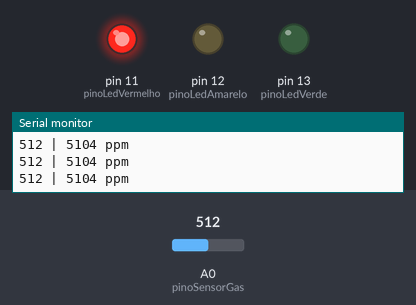
Bench run of a sketch on a simulated Arduino Uno, built with avr-gcc and run on an emulated ATmega328P. Parts: output pins drawn as LEDs (lit = HIGH), the last lines printed to the serial monitor. The inputs (shaded band) are chosen by the test bench; at power-on: A0 (pinoSensorGas) = 512.

Above: at 2.2 s.
2.3 s: A0 (pinoSensorGas) set to 485
At 3.5 s:
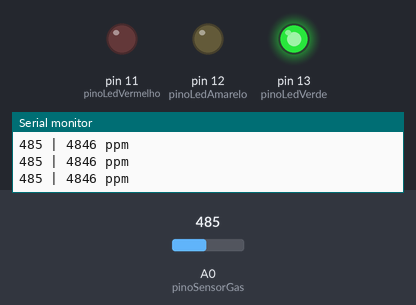
3.8 s: A0 (pinoSensorGas) set to 511
At 4.6 s:
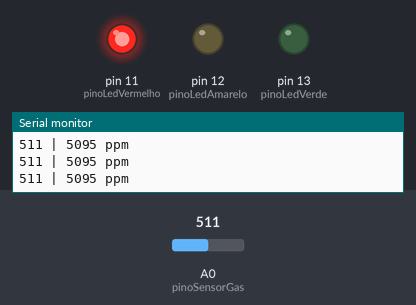
6.8 s: A0 (pinoSensorGas) set to 306
At 7.9 s:
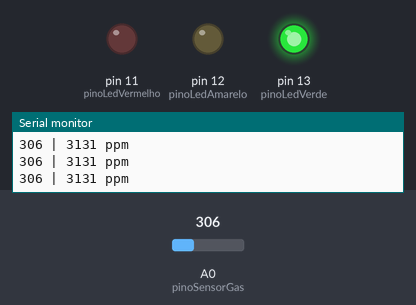
Timing chart, 0 to 9.8 s (numbered marks = the images above; inputs shaded):
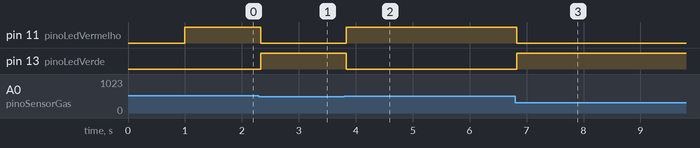

Measured:
- the behaviour switches between 502 and 501 on A0 (pinoSensorGas) (found by bisection; images 0 and 1)
- after the input at 2.3 s, pin 11 (pinoLedVermelho): HIGH → LOW at once; pin 13 (pinoLedVerde): LOW → HIGH at once
- after the input at 3.8 s, pin 11 (pinoLedVermelho): LOW → HIGH at once; pin 13 (pinoLedVerde): HIGH → LOW at once
- after the input at 6.8 s, pin 11 (pinoLedVermelho): HIGH → LOW at once; pin 13 (pinoLedVerde): LOW → HIGH at once

The sketch:

codigo_arduino.ino
```cpp
#define pinoSensorGas A0 // sensor MQ4
#define pinoLedVerde 13
#define pinoLedAmarelo 12
#define pinoLedVermelho 11
#define limiar 5000 // ppm, valor recomendado no datasheet
#define sensorMin 200 // ppm
#define sensorMax 10000 // ppm

unsigned int valorLido = 0;
unsigned int valorConvertido = 0;
// Estado de emergência depende da interação com usuário
bool emergencia = false;

void setup()
{
  Serial.begin(9600);
  pinMode(pinoSensorGas, INPUT);
  pinMode(pinoLedVerde, OUTPUT);
  pinMode(pinoLedAmarelo, OUTPUT);
  pinMode(pinoLedVermelho, OUTPUT);

  Serial.println("Lendo do sensor...");
  delay(1000);
}

void loop()
{
  valorLido = analogRead(pinoSensorGas);
  /*
    De acordo com o datasheet, a corrente lida cresce
    linearmente em relação à concentração de CH4.
  */
  valorConvertido = map(valorLido, 0, 1023, sensorMin, sensorMax);
  Serial.println(String(valorLido) + " | " + String(valorConvertido) + " ppm");

  if(emergencia){
    digitalWrite(pinoLedAmarelo, HIGH);
    digitalWrite(pinoLedVerde, LOW);
    digitalWrite(pinoLedVermelho, LOW);
    //Serial.println("Adicione água!");
  }
  else if(valorConvertido > limiar)
  {
    digitalWrite(pinoLedVermelho, HIGH);
    digitalWrite(pinoLedVerde, LOW);
    digitalWrite(pinoLedAmarelo, LOW);
  }
  else
  {
    digitalWrite(pinoLedVerde, HIGH);
    digitalWrite(pinoLedVermelho, LOW);
    digitalWrite(pinoLedAmarelo, LOW);
  }

}
```
